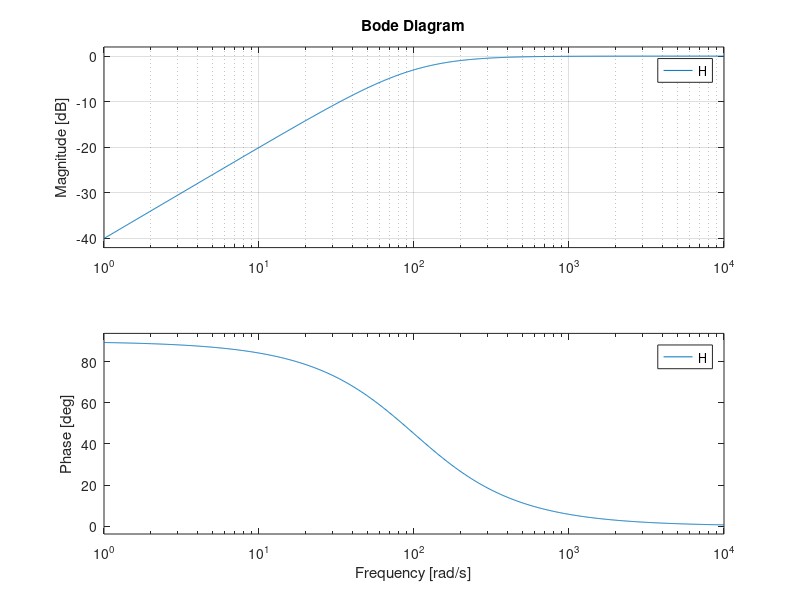

This chart was generated by the following MATLAB code:
clear all 
close all
clc 
%% Transfer function
num = [ 1,0 ];
den = [ 1 100];
H= tf(num,den);
%% Figure To Draw 
figure ;
title("First Order High Pass Filter ");
%% Plotting 
bode(H);
%% Graph Grid 
grid;
